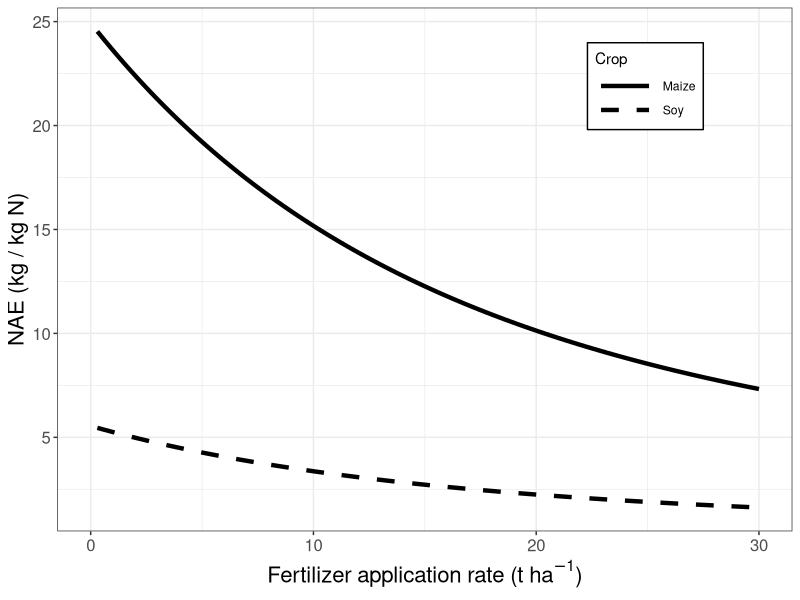
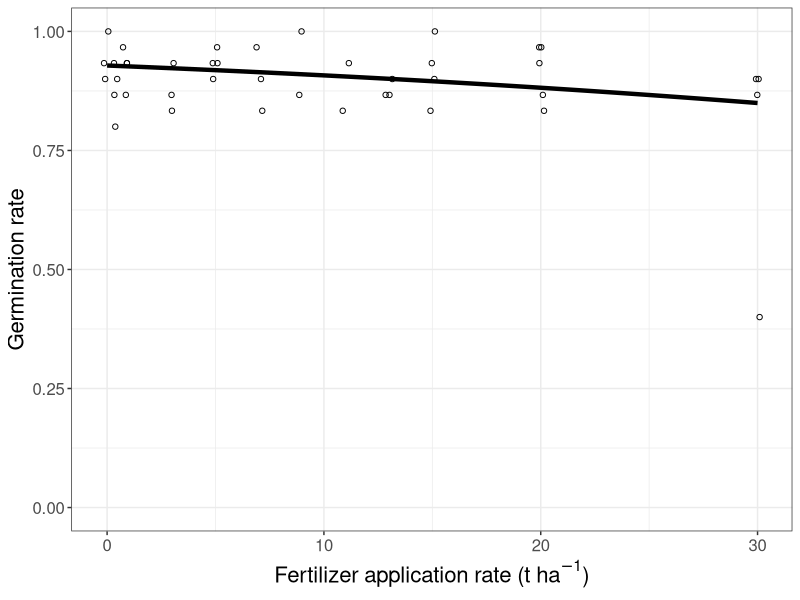
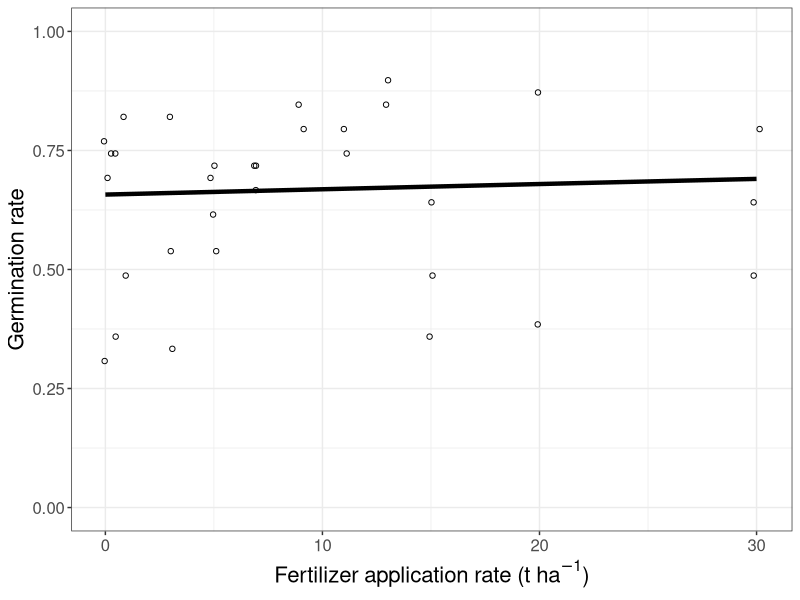
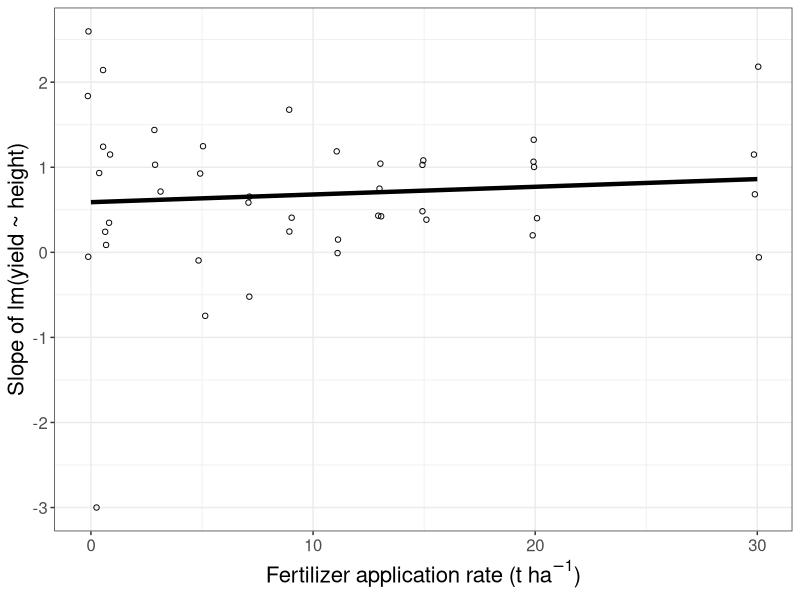
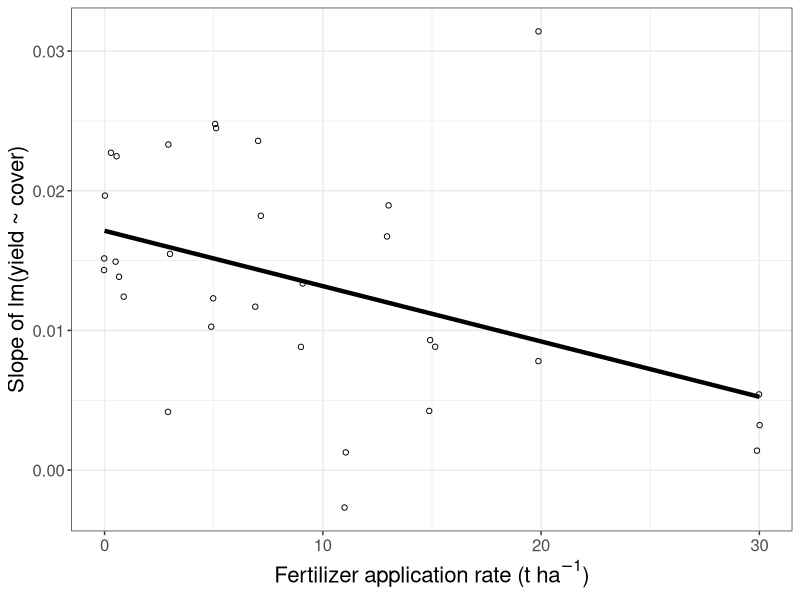
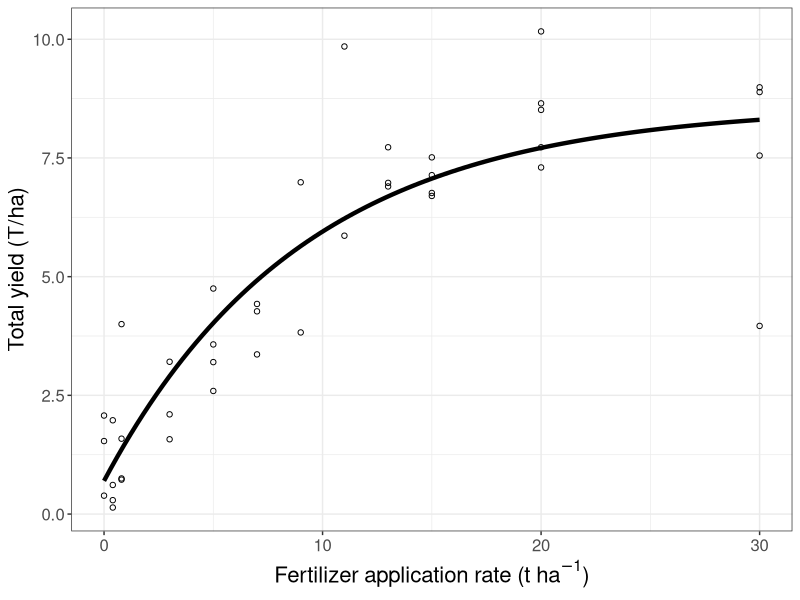
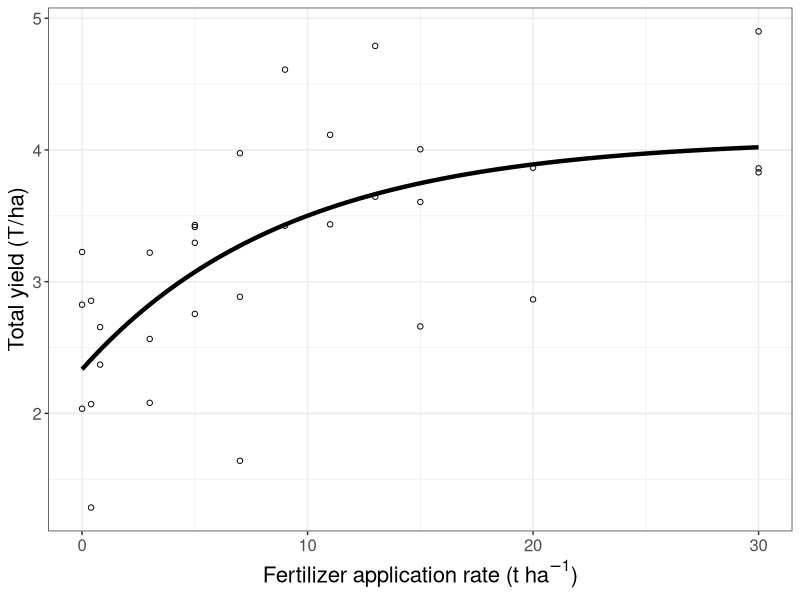
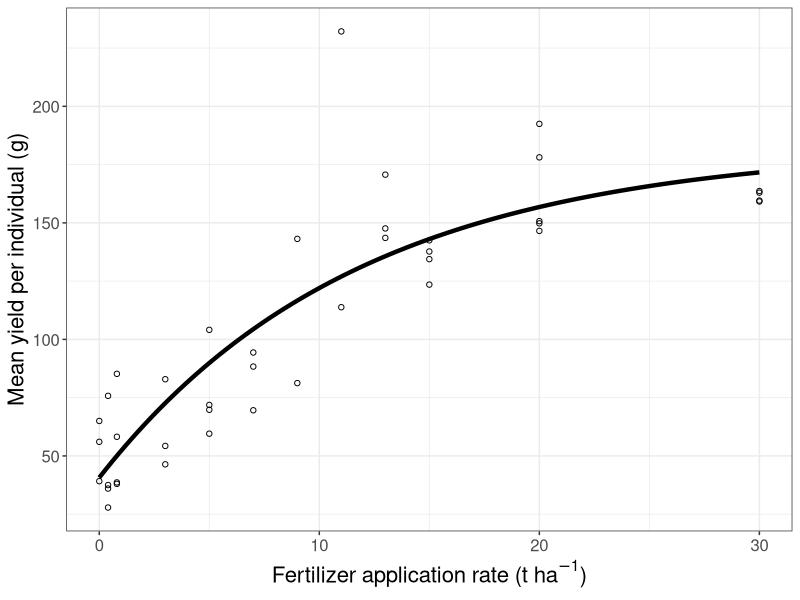

R code for these plots, in order:
library(lubridate)
library(tidyverse)
library(patchwork)
library(lme4)
library(strucchange)

fao.yield.maize <- 1.81 # t per ha
fao.yield.soy <- 0.6 # t per ha

fao.price.maize <- 130.4 # USD per ha
fao.price.soy <- 352.4 # USD per ha

date.soil.collect <- dmy("27-04-2024")
date.soil.analyses <- dmy("10-07-2024")
date.soil.prep <- dmy("07-01-2025")
date.plot.create <- dmy("08-01-2025")
date.plot.frass0 <- dmy("10-01-2025")
date.plot.frass1 <- dmy("13-01-2025")
date.semi.maize <- dmy("14-01-2025")
date.semi.soy <- dmy("15-01-2025")
date.flood <- dmy("23-01-2025")
date.pyrifos1 <- dmy("02-02-2025")
date.pyrifos2 <- dmy("04-02-2025")
date.megalegion1 <- dmy("06-02-2025")
date.megalegion2 <- dmy("08-02-2025")

date.germination <- dmy("30-01-2025")
date.growth <- dmy("22-02-2025")
date.flower1 <- dmy("03-03-2025")
date.flower2 <- dmy("10-03-2025")
date.yield.soy1a <- dmy("15-04-2025")
date.yield.soy1b <- dmy("16-04-2025")
date.yield.soy2 <- dmy("17-04-2025")
date.yield.maize1 <- dmy("17-04-2025")
date.yield.maize2a <- dmy("19-05-2025")
date.yield.maize2b <- dmy("22-05-2025")

labsx <- labs(x = expression("Fertilizer application rate (t ha"^-1 * ")"))
labsy_yield <- labs(y = expression("Total yield (t ha"^-1 * ")"))
col.dol.1 <- "blue"
col.dol.0 <- "red"
shape.flood.Y <- 19
shape.flood.N <- 1
my_theme <- theme(
    axis.title = element_text(size = 16),
    axis.text = element_text(size = 12)
)

dma <- read.csv("data/maize_plot_level.csv")
dm <- read.csv("data/maize_plant_level.csv")
dsa <- read.csv("data/soy_plot_level.csv")
ds <- read.csv("data/soy_plant_level.csv")


dma$Dolomite <- as.character(dma$Dolomite)
dm$Dolomite <- as.character(dm$Dolomite)
dsa$Dolomite <- as.character(dsa$Dolomite)
ds$Dolomite <- as.character(ds$Dolomite)
# number of individuals for maize and soybean
nm <- 30
ns <- 39

# outlier plots for maize and soybean
out.plot.m <- c(39, 38, 64, 59)
out.plot.s <- c(94, 93)

# flooded plot from all plots
# flooded.maize <- dma |> filter(flooded == "Y") |> count()
# flooded.soy <- dsa |> filter(flooded == "Y") |> count()

# unflooded maize and soy
unflooded.maize <- dma$plotID |> unique() |> length()
unflooded.soy <- dsa$plotID |> unique() |> length()

# prediction using logit model for glmer
f.mod <- function(x, mod, n) {
    aa <- fixef(mod)["Doses"]
    bb <- fixef(mod)["(Intercept)"]
    y = n * exp( aa * x + bb) / (1 + exp( aa * x + bb))
    y
}

# prediction using logit model for glm
f.mod2 <- function(x, mod, n) {
    aa <- coef(mod)["Doses"]
    bb <- coef(mod)["(Intercept)"]
    y = n * exp( aa * x + bb) / (1 + exp( aa * x + bb))
    y
}

# prediction using lm model for glm
f.mod.lm <- function(x, mod) {
    aa <- coef(mod)["Doses"]
    bb <- coef(mod)["(Intercept)"]
    y =  aa * x + bb
    y
}

# extraction slope from linear model
lm_slope <- function(x, y){
    mod <- lm(y~x)
    slope <- coef(mod)[2]
    slope
}

# prediction based on asymptotic model
f.Asym <- function(x, mod) {
    cc <- coef(mod)
    asym <- cc["Asym"]
    r0 <- cc["R0"]
    lrc <- cc["lrc"]
    y  <- asym + (r0 - asym) * exp(- exp(lrc) * x)
    y
}

print.date <- function(x){
    format(x, "%e %B, %Y")
}

print.pvalue <- function(value){
    if(value <= 0.001){
        res <- " < 0.001"
    }else {
        res <- paste0(" = ", round(value,3))
    }
    return(res)
}


#####################
#### Germination ####
#####################

d.ger.maize <- dma |>
    select(Doses, nGer0, plotID) |>
    mutate(
        germination = cbind(nGer0, nonGer = nm - nGer0))

mod.ger.maize <- glmer(germination ~ Doses + (1|plotID), family = binomial, data = d.ger.maize)

d.ger.soy <- dsa |>
    select(Doses,  nGer0, plotID) |>
    mutate(
        germination = cbind(nGer0, nonGer = ns - nGer0))

mod.ger.soy <- glmer(germination ~ Doses + (1|plotID), family = binomial, data = d.ger.soy)


f.ger.maize <- dma |>
    filter(!plotID %in% out.plot.m) |>
    ggplot( aes(x = Doses, y = nGer0 / nm)) +
        geom_jitter(height = 0, shape = 1) +
        geom_function(fun = ~f.mod(.x, mod.ger.maize, 1), lwd = 1.5) +
        ylim(c(0, 1)) +
        theme_bw() +
        labsx +
        labs(y = "Germination rate") +
        my_theme

f.ger.soy <- ggplot(dsa, aes(x = Doses, y = nGer0 / ns)) +
        geom_jitter(height = 0, shape = 1) +
            geom_function(fun = ~f.mod(.x, mod.ger.soy, 1), lwd = 1.5) +
            ylim(c(0, 1)) +
            theme_bw() +
            labsx +
            labs(y = "Germination rate") +
            my_theme

fig.ger <- f.ger.maize + f.ger.soy +
    plot_annotation(tag_levels = 'A')


#####################
#### Yield individual  ####
#####################

d.yieldI.maize <- dm |>
    filter(!is.na(weightAll), !plotID %in% out.plot.m) |>
    group_by(Doses, plotID) |>
    summarise(m.wAll = mean(weightAll))

mod.yieldI.maize <- nls(m.wAll ~ SSasymp(Doses, Asym, R0, lrc), data = d.yieldI.maize)

d.yieldI.soy <- ds |>
    filter(!is.na(weightAll) ) |>
    group_by(Doses, plotID) |>
    summarise(m.wAll = mean(weightAll))

mod.yieldI.soy <- nls(m.wAll ~ SSasymp(Doses, Asym, R0, lrc), data = d.yieldI.soy)

d.slope.maize <- dm |>
    filter(!is.na(heightLeaf) & !is.na(weightAll)) |>
    group_by(Doses, plotID) |>
    summarise(slope = lm_slope(heightLeaf, weightAll))

mod.slope.maize <- lm(slope ~ Doses, data = d.slope.maize)

d.slope.soy <- ds |>
    filter(!is.na(cover) & !is.na(weightAll)) |>
    group_by(Doses, plotID) |>
    summarise(slope = lm_slope(cover, weightAll))

mod.slope.soy <- lm(slope ~ Doses , data = d.slope.soy)



f.yieldI.maize <- d.yieldI.maize |>
    ggplot(aes(x = Doses, y = m.wAll)) +
        geom_point(shape = 1) +
        geom_function(fun = ~f.Asym(.x, mod.yieldI.maize), lwd = 1.5) +
        theme_bw() +
        labsx +
        labs(y = "Mean yield per individual (g)") +
        my_theme

f.yieldI.soy <- d.yieldI.soy |>
    ggplot(aes(x = Doses, y = m.wAll)) +
        geom_point(shape = 1) +
        geom_function(fun = ~f.Asym(.x, mod.yieldI.soy), lwd = 1.5) +
        theme_bw() +
        labsx +
        labs(y = "Mean yield per individual (g)") +
        my_theme

f.slope.maize <- d.slope.maize |>
    ggplot(aes(x = Doses, y = slope)) +
        geom_jitter(shape = 1) +
        geom_smooth(method = "lm", se = FALSE, col = "black", lwd = 1.5) +
        theme_bw() +
        labsx +
        labs(y = "Slope of lm(yield ~ height)") +
        my_theme

f.slope.soy <- d.slope.soy  |>
    ggplot(aes(x = Doses, y = slope)) +
        geom_jitter(shape = 1) +
        geom_smooth(method = "lm", se = FALSE, col = "black", lwd = 1.5) +
        theme_bw() +
        labsx +
        labs(y = "Slope of lm(yield ~ cover)") +
        my_theme

fig.yield.individual <- (f.yieldI.maize + f.yieldI.soy) / (f.slope.maize + f.slope.soy) +
    plot_annotation(tag_levels = 'A')


#####################
#### Yield Total  ####
#####################
d.yieldA.maize <-  dma |>
    filter(!plotID %in% out.plot.m)
mod.yieldA.maize <- nls(yield ~ SSasymp(Doses, Asym, R0, lrc ), data = d.yieldA.maize)

d.yieldA.soy <-  dsa |>
    filter(!plotID %in% out.plot.s)
mod.yieldA.soy <- nls(yield ~ SSasymp(Doses, Asym, R0, lrc ), data = d.yieldA.soy)

Y0_maize <- f.Asym(0, mod.yieldA.maize)
Y0_soy <- f.Asym(0, mod.yieldA.soy)

Ylocal_maize <- f.Asym(1.2, mod.yieldA.maize)
Ylocal_soy <- f.Asym(1.2, mod.yieldA.soy)

Yfofifa_maize <- f.Asym(3.6, mod.yieldA.maize)
Yfofifa_soy <- f.Asym(3.6, mod.yieldA.soy)


# AE_maize1 <- (f.Asym(0.04, mod.yieldA.maize) - Y0_maize) / (0.04 * 0.0346)
AE_maize1 <- (f.Asym(0.4, mod.yieldA.maize) - Y0_maize) / (0.4 * 0.0346)
AE_maize2 <- (f.Asym(30, mod.yieldA.maize) - Y0_maize) / (30 * 0.0346)

relAE_maize <- (AE_maize1 - AE_maize2) / AE_maize1 * 100

AE_soy1 <- (f.Asym(0.4, mod.yieldA.soy) - Y0_soy) / (0.4 * 0.0346)
AE_soy2 <- (f.Asym(30, mod.yieldA.soy) - Y0_soy) / (30 * 0.0346)

relAE_soy <- (AE_soy1 - AE_soy2) / AE_soy1 * 100

# f_maize <- function(x){
#     y <- (f.Asym(x, mod.yieldA.maize) * (f.Asym(x, mod.yieldA.maize) - Y0_maize) / (x * 0.0346))
#     y
# }

# optim_maize <- optimize(f = f_maize, interval = c(0, 30), maximum = TRUE)$maximum
# optim_yield_maize <- f.Asym(optim_maize, mod.yieldA.maize)

# f_soy <- function(x){
#     y <- (f.Asym(x, mod.yieldA.soy) * (f.Asym(x, mod.yieldA.soy) - Y0_soy) / (x * 0.0346))
#     y
# }

# optim_soy <- optimize(f = f_soy, interval = c(0, 30), maximum = TRUE)$maximum
# optim_yield_soy <- f.Asym(optim_soy, mod.yieldA.soy)

########### temp remove this after #########
optim_maize <- 123
optim_soy <- 234

f.yieldA.maize <- ggplot(d.yieldA.maize, aes(x = Doses, y = yield)) +
    geom_point(shape = 1) +
    geom_function(fun = ~f.Asym(.x, mod.yieldA.maize), lwd = 1.5) +
    theme_bw() +
    labsx +
    labs(y = "Total yield (T/ha)") +
    my_theme

f.yieldA.soy <- ggplot(d.yieldA.soy, aes(x = Doses, y = yield)) +
    geom_point(shape = 1) +
    geom_function(fun = ~f.Asym(.x, mod.yieldA.soy), lwd = 1.5) +
    theme_bw() +
    labsx +
    labs(y = "Total yield (T/ha)") +
    my_theme

f.agroE <- ggplot(d.yieldA.maize, aes(x = Doses, y = yield)) +
    geom_function(
        fun = ~((f.Asym(.x, mod.yieldA.maize) - Y0_maize) / (.x * 0.0346)),
        lwd = 1.5,
        aes(linetype = "Maize")) +
    geom_function(
        fun = ~((f.Asym(.x, mod.yieldA.soy) - Y0_soy) / (.x * 0.0346)),
        lwd = 1.5,
        aes(linetype = "Soy")) +
    theme_bw() +
    labsx +
    labs(y = "NAE (kg / kg N)", linetype = "Crop") +
    scale_linetype_manual(values = c(Maize = 1, Soy = 2)) +
    theme(
        legend.position = c(0.8, 0.85),
        legend.background = element_rect(fill = "white", color = "black"),
        legend.key.width = unit(3, "lines")
    ) +
    my_theme

# f.optim <- ggplot(d.yieldA.maize, aes(x = Doses, y = yield)) +
#     geom_function(
#         fun = ~(f.Asym(.x, mod.yieldA.maize) * (f.Asym(.x, mod.yieldA.maize) - Y0_maize) / (.x * 0.0346)) / 80,
#         lwd = 1.5,
#         aes(linetype = "Maize")) +
#     geom_function(
#         fun = ~(f.Asym(.x, mod.yieldA.soy) * (f.Asym(.x, mod.yieldA.soy) - Y0_soy) / (.x * 0.0346)) / 10,
#         lwd = 1.5,
#         aes(linetype = "Soy")) +
#     theme_bw() +
#     labsx +
#     labs(y = "NAE-adjusted yield", linetype = "Crop") +
#     scale_linetype_manual(values = c(Maize = 1, Soy = 2)) +
#     theme(
#         legend.position = c(0.8, 0.85),
#         legend.background = element_rect(fill = "white", color = "black"),
#         legend.key.width = unit(3, "lines")
#     ) +
#     my_theme

fig.yield.total <- f.yieldA.maize + f.yieldA.soy + f.agroE +
    plot_annotation(tag_levels = 'A') +
    plot_layout(axis_titles = "collect")


#####################
#### MVCR from Mathematica ####
#####################

# using 1.2 t/ha of frass
frassP.maize.local.1 <- 52.59
frassP.maize.local.2 <- 35.06
frassP.maize.local.3 <- 26.30
frassP.maize.fofifa.1 <- 46.20
frassP.maize.fofifa.2 <- 30.80
frassP.maize.fofifa.3 <- 23.10

mvcr.maize.price.soy.local.1 <- 2.32
mvcr.maize.price.soy.fofifa.1 <- 1.92

mvcr.maize.price.soy.local.3 <- 5.65
mvcr.maize.price.soy.fofifa.3 <- 4.85

# using 3 * 1.2 t/ha of frass
frassP.soy.local.1 <- 31.61
frassP.soy.local.2 <- 21.07
frassP.soy.local.3 <- 15.80
frassP.soy.fofifa.1 <- 27.75
frassP.soy.fofifa.2 <- 18.50
frassP.soy.fofifa.3 <- 13.87
